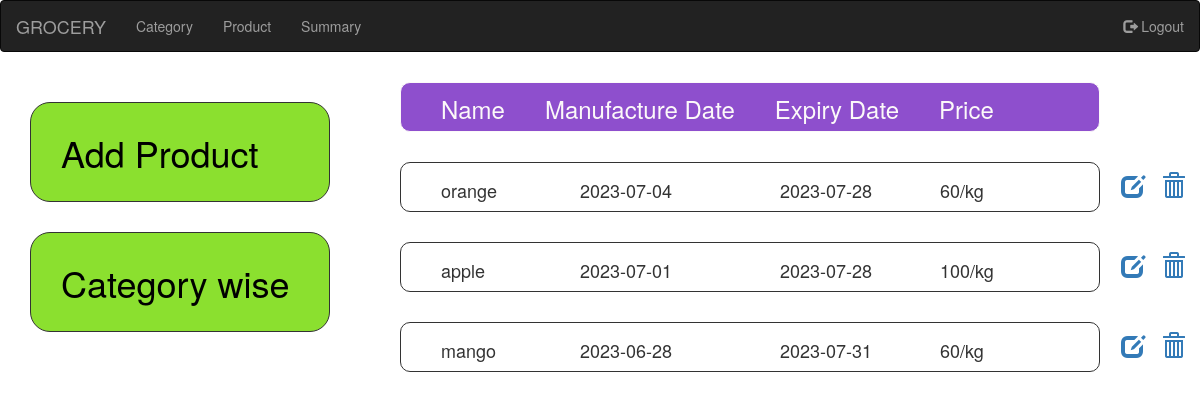
The page /show_items/16/fruits on the database its author committed.
### app.py (models this page shows, shortened)
class product(db.Model):
    __tablename__='product'
    id=db.Column(db.Integer,primary_key=True,autoincrement=True)
    name=db.Column(db.Text,unique=True)
    manufacture_date = db.Column(db.Date)
    expiry_date = db.Column(db.Date)
    category_id=db.Column(db.Integer)
    available_stocks=db.Column(db.Integer)
    rate = db.Column(db.Integer)
    unit = db.Column(db.Text)

### app.py (the view)
@app.route("/show_items/<string:id>/<string:c>")
def show_items(id,c):
    r=product.query.filter_by(category_id=id)
    return render_template("admin_productpage.html",r=r,c=c,id=id)

### templates/admin_productpage.html (shortened to what this page needs)
<!DOCTYPE html>
<html lang="en">
<head>
    <link rel="stylesheet" href="https://maxcdn.bootstrapcdn.com/bootstrap/3.4.1/css/bootstrap.min.css">
</head>
<body>
    <nav class="navbar navbar-inverse">
        <div class="container-fluid">
          <div class="navbar-header">
            <a class="navbar-brand" href="#">GROCERY</a>
          </div>
          <ul class="nav navbar-nav">
            <li ><a href="{{url_for('admin_page')}}">Category</a></li>
            <li ><a href="{{url_for('product_wise')}}">Product</a></li>
            <li ><a href="{{url_for('summary_section')}}">Summary</a></li>
          </ul>
          <ul class="nav navbar-nav navbar-right">
            <li><a href="{{url_for('user_login')}}"><span class="glyphicon glyphicon-log-out"></span> Logout</a></li>
        </ul>
        </div>
        </nav>
        <div class="left">
            <div class="category">
                <a href="{{url_for('add_items',id=id,c=c)}}"><h1> Add Product </h1></a>
            </div>
            <div class="product">
                <a href="{{url_for('admin_page')}}"><h1>Category wise</h1></a>
            </div>
        </div>
        <div class="center">
            <div class="pro" style="background-color: rgb(142, 79, 205);color: rgb(252, 249, 249);">
                <div><h3>Name</h3></div>
                <div><h3>Manufacture Date</h3></div>
                <div><h3>Expiry Date</h3></div>
                <div><h3>Price</h3></div>
            </div>
            {%for i in r%}
            <div class="pro" >
                <div ><h4>{{i.name}}</h3></div>
                <div class="mfd"><h4>{{i.manufacture_date}}</h3></div>
                <div class="ed"><h4>{{i.expiry_date}}</h3></div>
                <div class="rate"><h4>{{i.rate}}/{{i.unit}}</h3></div>
                <h3 class="edit"><a href="{{url_for('edit_item',id=i.id,c=c)}}"><span class="glyphicon glyphicon-edit"></span></a></h3>
                <h3 class="delete"><a href="{{url_for('delete_items',id=i.id,cid=i.category_id,c=c)}}"><span class="glyphicon glyphicon-trash"></span></a></h3>
            </div>
            {%endfor%}
        </div>
</body>
</html>

### templates/admin_productpage.html (style rules this page uses)
.category,.product { height: 100px; width: 300px; border: 1px solid; margin-left: 30px; border-radius: 20px; margin-top: 30px; background-color: rgb(139, 224, 47); }
.category h1,.product h1 { margin-left: 30px; margin-top: 30px; color: #000; }
.category a,.product a { text-decoration: none; }
.left { position: absolute; }
.pro { height: 50px; width: 700px; border: 1px solid; margin-left: 400px; margin-top: 30px; border-radius: 10px; }
.edit { position:absolute; margin-top: 10px; margin-left: 720px; }
.delete { position: absolute; margin-top: 10px; margin-left: 760px; }
.pro h4 { margin-top: 25px; }
.pro div { float: left; margin-left: 40px; margin-top: -7px; }
.mfd { position: absolute; left: 540px; }
.ed { position: absolute; left: 740px; }
.rate { position: absolute; left: 900px; }

### rows shown on the page
product: name "orange", manufacture_date "2023-07-04", expiry_date "2023-07-28", rate "60", unit "kg"
product: name "apple", manufacture_date "2023-07-01", expiry_date "2023-07-28", rate "100", unit "kg"
product: name "mango", manufacture_date "2023-06-28", expiry_date "2023-07-31", rate "60", unit "kg"
